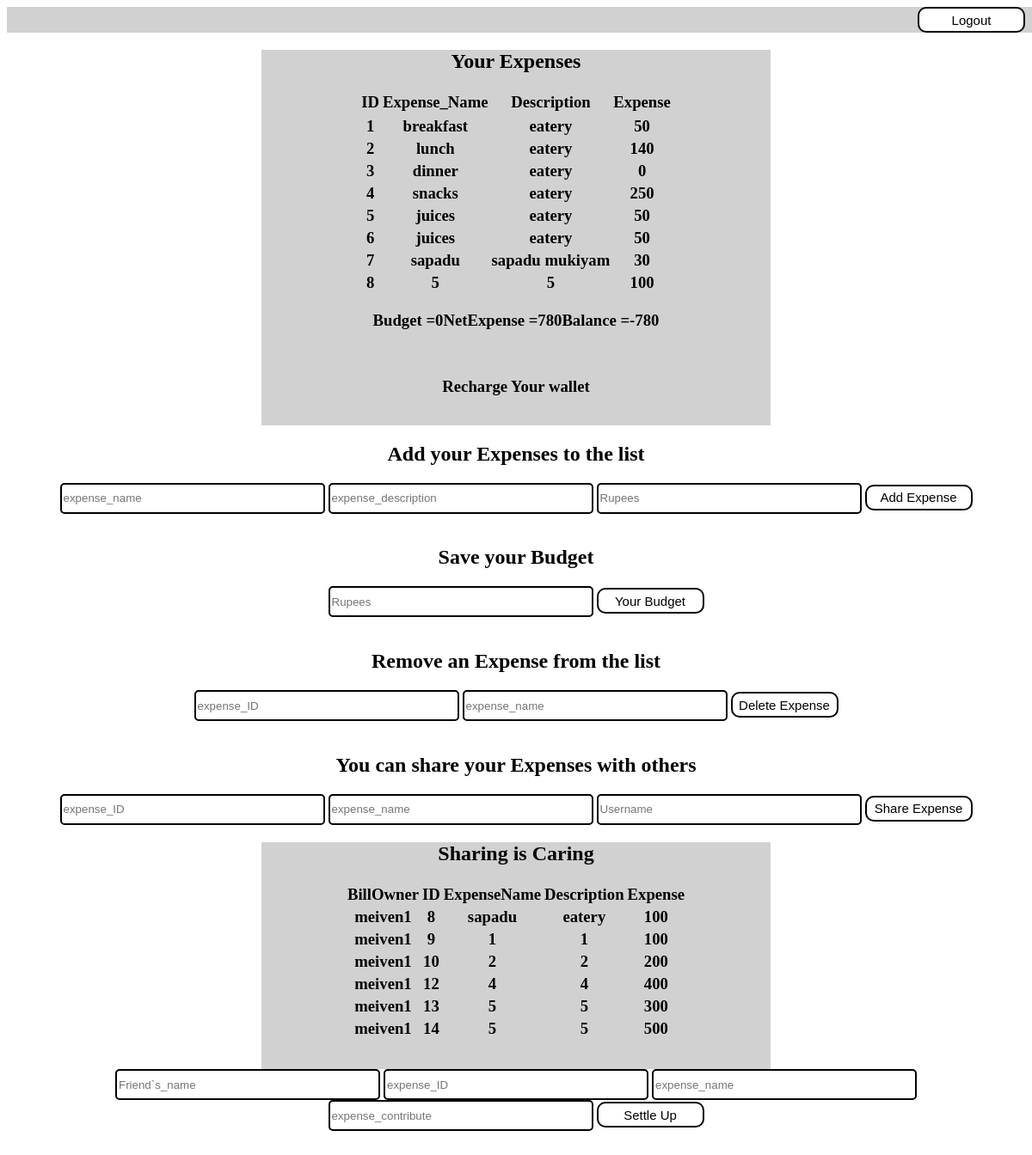
Page /profile.php?login=success (signed in) on the committed database.
### tables this page shows
CREATE TABLE `meiven8` (
  `id` int(11) UNSIGNED NOT NULL,
  `expname` varchar(20) NOT NULL,
  `expdesc` varchar(20) DEFAULT NULL,
  `expamt` int(11) NOT NULL,
  `expstate` int(11) DEFAULT '0',
  `createtime` timestamp NOT NULL DEFAULT CURRENT_TIMESTAMP
);

CREATE TABLE `users` (
  `name` varchar(20) NOT NULL,
  `pwd` longtext NOT NULL,
  `netexp` int(11) UNSIGNED NOT NULL DEFAULT '0',
  `budget` int(11) UNSIGNED NOT NULL DEFAULT '0'
);

CREATE TABLE `share` (
  `name` varchar(20) NOT NULL,
  `id` int(11) NOT NULL,
  `expname` varchar(20) NOT NULL,
  `expdesc` varchar(20) NOT NULL,
  `expamt` int(11) UNSIGNED NOT NULL,
  `reciever` varchar(20) NOT NULL
);

### includes/view.php (the view, shortened to what this page needs)
<?php
if(isset($_SESSION['NAME']))
{
  require 'db.php';
  $name=$_SESSION['NAME'];
  $sql="SELECT * FROM ".$name;
  if(!$conn->query($sql))
    {
    	header("Location:../index.php?error=dberror");
    	exit();
    }
    else
    {
      $rows=$conn->query($sql);
      echo "<h2>Your Expenses</h2>";
      echo "<h3><table><tr><thead><td>ID</td><td>Expense_Name</td><td>Description</td><td>Expense</td></thead></tr>";
      	while($row=$rows->fetch_assoc())
      	{
         echo "<tr><td>".$row['id']."</td><td>".$row['expname']."</td><td>".$row['expdesc']."</td><td>".$row['expamt']."</td></tr>";
      	}
      echo "</table></h3>";
      $sql="SELECT SUM(expamt) as total FROM ".$name;
      $rows=$conn->query($sql);
      $row=$rows->fetch_assoc();
      $netexp=$row['total'];
      $sql="UPDATE users SET netexp=? WHERE name=?";
      $stmt=mysqli_stmt_init($conn);
      if(!mysqli_stmt_prepare($stmt, $sql))
        {
         header("Location:../index.php?error=dberror");
         exit();
        }
        else
        {
        mysqli_stmt_bind_param($stmt, "is", $netexp, $name);
        mysqli_stmt_execute($stmt);
        }
      $sql="SELECT budget, netexp FROM users WHERE name=?";
      if(!mysqli_stmt_prepare($stmt, $sql))
        {
         header("Location:../index.php?error=error");
         exit();
        }
      else
        {
        mysqli_stmt_bind_param($stmt, "s", $name);
        mysqli_stmt_execute($stmt);
        mysqli_stmt_bind_result($stmt, $budg, $exp);
        while(mysqli_stmt_fetch($stmt))
        {
         echo "<h3>Budget =".$budg;
         echo "NetExpense =".$exp;
         $bal=$budg-$exp;
         echo "Balance =".$bal."</h3>";
         if($bal<0)
          echo "<br><h3>Recharge Your wallet</h3>";
        }
        }
    }
}
else
{
 header("Location:../index.php?error=wrngaccess");
exit();
}
?>

### profile.php (shortened to what this page needs)
<!DOCTYPE html>
<html>
<head>
  <link rel="stylesheet" type="text/css" href="index.css">
</head>
<body>
  <div id="logoutdiv">
<form action="includes/logout.php" method="post">
    <button type="submit" name="logout">Logout</button>
</form>
  </div>
  <div id="view">
<?php
require 'includes/view.php';
?>
 </div>
<h2>Add your Expenses to the list</h2>
<form action="includes/add.php" method="post">
  <input type="text" name="expan" placeholder="expense_name"/>
  <input type="text" name="expad" placeholder="expense_description"/>
  <input type="number" name="expaa" placeholder="Rupees"/>
  <button type="submit" name="add">Add Expense</button>
</form>
<br>
<h2>Save your Budget</h2>
<form action="includes/addbudget.php" method="post">
  <input type="number" name="abudg" placeholder="Rupees"/>
  <button type="submit" name="addbudget">Your Budget</button>
</form>
<br>
<h2>Remove an Expense from the list</h2>
<form action="includes/delete.php" method="post">
  <input type="number" name="expid" placeholder="expense_ID"/>
  <input type="text" name="expdn" placeholder="expense_name"/>
  <button type="submit" name="delete">Delete Expense</button>
</form>
<br>
<h2>You can share your Expenses with others</h2>
<form action="includes/share.php" method="post">
  <input type="number" name="expids" placeholder="expense_ID"/>
  <input type="text" name="expns" placeholder="expense_name"/>
  <input type="text" name="reciever" placeholder="Username"/>
  <button type="submit" name="share">Share Expense</button>
</form>
<div id="shareview">
<?php
require 'includes/shareview.php';
?>
</div>
<div id="settle">
<form action="includes/share.php" method="post">
  <input type="text" name="frndname" placeholder="Friend`s_name"/>
  <input type="number" name="expidcont" placeholder="expense_ID"/>
  <input type="text" name="expnamecont" placeholder="expense_name"/>
  <input type="number" name="expamtcont" placeholder="expense_contribute"/>
  <button type="submit" name="sharecont">Settle Up</button>
</form>
</div>
</body>
</html>

### includes/shareview.php (shortened to what this page needs)
<?php
if(isset($_SESSION['NAME']))
{
  require 'db.php';
  $name=$_SESSION['NAME'];
  $sql="SELECT * FROM share";
  if(!$conn->query($sql))
    {
    	header("Location:../index.php?error=dberror");
    	exit();
    }
    else
    {
    	$rows=$conn->query($sql);
      echo "<h2>Sharing is Caring</h2>";
      echo "<h3><table>";
      echo "<tr><td>BillOwner</td><td>ID</td><td>ExpenseName</td><td>Description</td><td>Expense</td></tr>";
      	while($row=$rows->fetch_assoc())
      	{
      		if(($name == $row['reciever'])&&($row['expamt']>0))
      		{echo "<tr><td>".$row['name']."</td><td>".$row['id']."</td><td>".$row['expname']."</td><td>".$row['expdesc']."</td><td>".$row['expamt']."</td></tr>";}
      	}
        echo "</table></h3>";
    }
}
else
{
 header("Location:../index.php?error=wrngaccess");
exit();
}
?>

### index.css (style rules this page uses)
#logoutdiv { background-color: rgba(179,179,179,0.6); width: 100%; text-align: right; padding-right: 30px; }
#view { width: 50%; background-color: rgba(179,179,179,0.6); margin: auto; text-align: center; position: center; padding-bottom: 15px; }
#shareview { width: 50%; background-color: rgba(179,179,179,0.6); text-align: center; margin: auto; position: center; padding-bottom: 15px; }
table { margin: auto; }
#settle { margin-bottom: 30px; }
input { width: 300px; height: 30px; border:2px solid black; border-radius: 5px; }
button { padding: auto; font-size: 15px; width: 125px; height:30px; border:2px solid black; border-radius: 10px; border: 2px solid black; background-color: #ffffff; }
body { background-image: url(1.jpg); text-align: center; }

### rows in the picture
meiven8: id "1", expname "breakfast", expdesc "eatery", expamt "50"
meiven8: id "2", expname "lunch", expdesc "eatery", expamt "140"
meiven8: id "3", expname "dinner", expdesc "eatery", expamt "0"
meiven8: id "4", expname "snacks", expdesc "eatery", expamt "250"
meiven8: id "5", expname "juices", expdesc "eatery", expamt "50"
meiven8: id "6", expname "juices", expdesc "eatery", expamt "50"
meiven8: id "7", expname "sapadu", expdesc "sapadu mukiyam", expamt "30"
meiven8: id "8", expname "5", expdesc "5", expamt "100"
users: bal "-780"
share: name "meiven1", id "8", expname "sapadu", expdesc "eatery", expamt "100"
share: name "meiven1", id "9", expname "1", expdesc "1", expamt "100"
share: name "meiven1", id "10", expname "2", expdesc "2", expamt "200"
share: name "meiven1", id "12", expname "4", expdesc "4", expamt "400"
share: name "meiven1", id "13", expname "5", expdesc "5", expamt "300"
share: name "meiven1", id "14", expname "5", expdesc "5", expamt "500"
